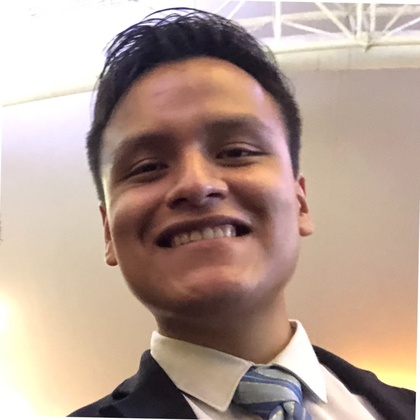
%> input picture src/3_Exploring_YIQ_Colors/foto2.jpg, 420 x 420 px, shrunk from 800 x 800 before the run
$ octave app.m   (GNU Octave 9; MATLAB toolbox functions it lacks are replaced by stand-ins)
%> lines starting %> are read from the running program, lines starting %| are printed output that depends on the picture
clc
close all
clear all

Imagen = imread('foto2.jpg');
%> Imagen is the input picture: size 420x420x3 uint8; mean R, G, B 180.1, 157.7, 145.5

% Descomponer en colores RGB
R = double(Imagen(:,:,1));
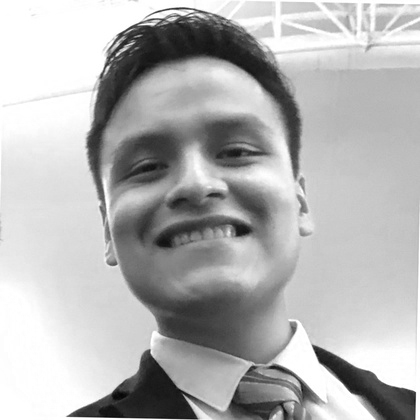
%> R: size 420x420 double; min 4, max 255, mean 180.1
G = double(Imagen(:,:,2));
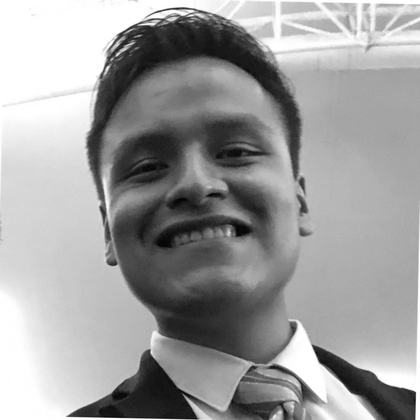
%> G: size 420x420 double; min 0, max 255, mean 157.7
B = double(Imagen(:,:,3));
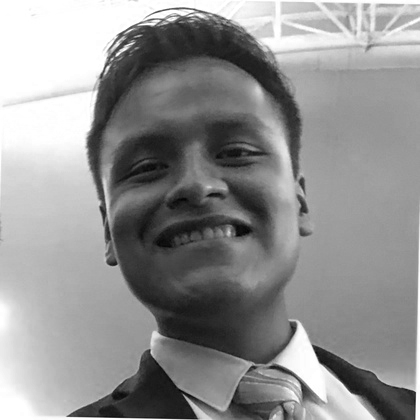
%> B: size 420x420 double; min 3, max 255, mean 145.5

% yIQ

Transformacion = [0.299 0.587 0.114;
    0.596 -0.275 -0.321;
    0.212 -0.523 0.311];

[filas, columnas, capas] = size(Imagen);
%> filas = 420; columnas = 420; capas = 3
Z = uint8(zeros(filas,columnas));
Unos = 255 * uint8(ones(filas, columnas));

for i=1:filas
    for j=1:columnas
        y(i,j)=0.299*R(i,j)+0.587*G(i,j)+0.114*B(i,j);
        I(i,j)=0.596*R(i,j)-0.275*G(i,j)-0.321*B(i,j);
        Q(i,j)=0.212*R(i,j)-0.523*G(i,j)+0.311*B(i,j);
    end
end
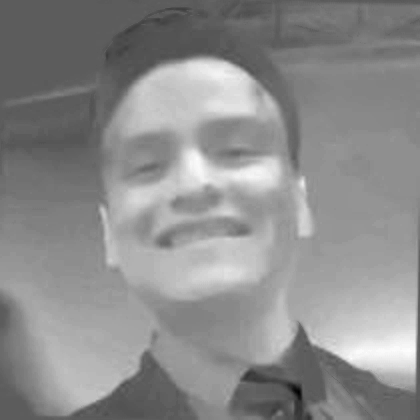
%> I: size 420x420 double; min -32.6, max 57.72, mean 17.3; drawn with min black and max white
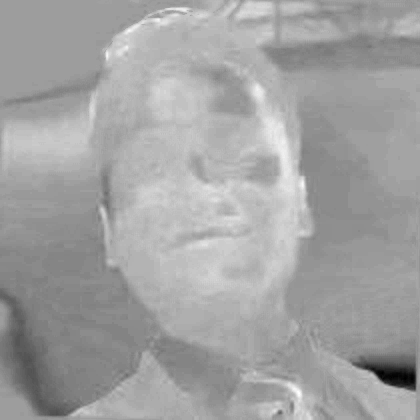
%> Q: size 420x420 double; min -29.56, max 18.39, mean 0.983; drawn with min black and max white

figure, imshow(uint8(y));
figure, imshow(uint8(I));
%> after `imshow(uint8(I))`:
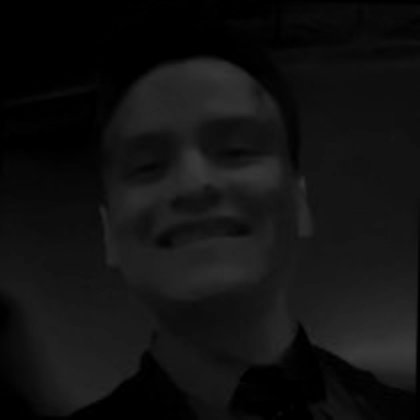
%> displayed picture: size 420x420, on the screen's scale of 0 to 255; min 0, max 58, mean 17.5
figure, imshow(uint8(Q));
%> after `imshow(uint8(Q))`:
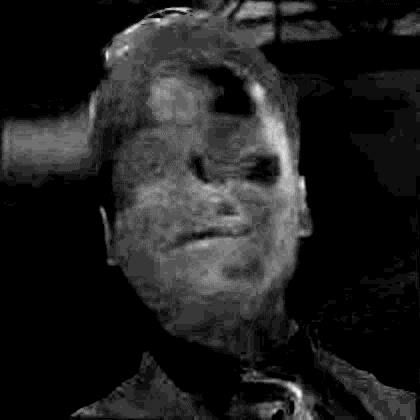
%> displayed picture: size 420x420, on the screen's scale of 0 to 255; min 0, max 18, mean 2.31; drawn with min black and max white
% Compare results with this function
Gray = rgb2gray(Imagen);
figure, imshow(uint8(Gray))
